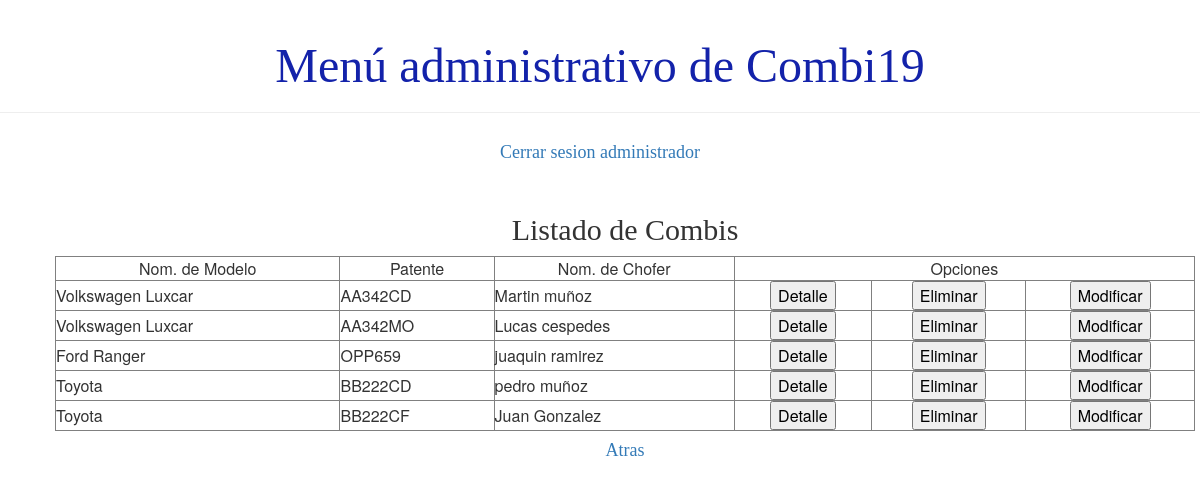
The page /usuario/listaCombi (signed in) on the database as committed earlier.
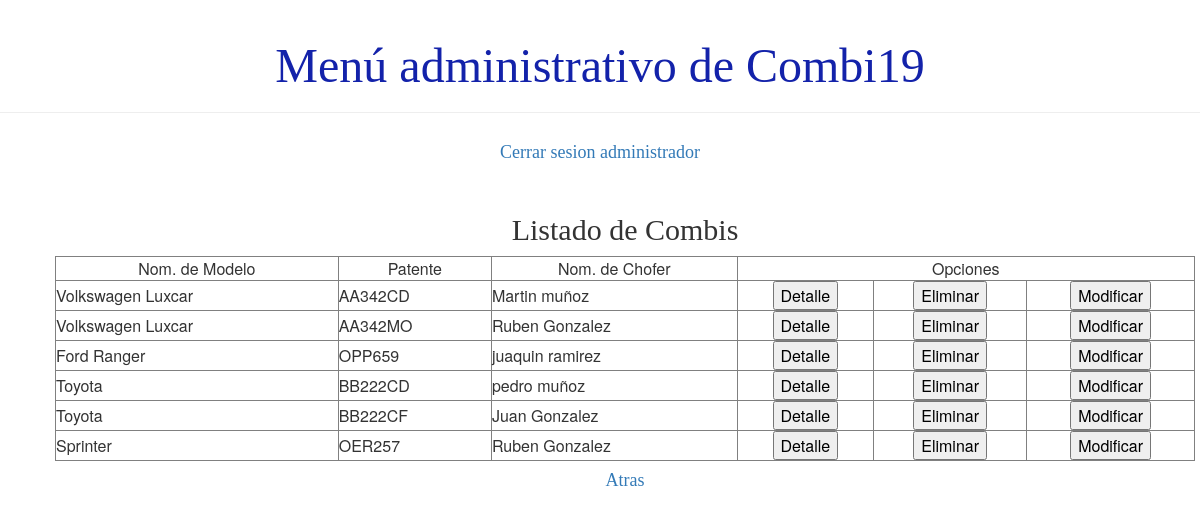
The same page on the database as committed later.
### demo1/models.py (models this page shows, shortened)
class Combi(models.Model):
    TIPOS_COMBI = (
        ('C', 'Cama'),
        ('S', 'Semicama'),
    )
    chofer = models.ForeignKey(Chofer, on_delete=models.CASCADE)
    patente = models.CharField(max_length=10)
    tipo = models.CharField(max_length=1, choices=TIPOS_COMBI)
    modelo = models.CharField(max_length=40)
    asientos = models.IntegerField()
    activo = models.BooleanField(default=True)

### demo1/views.py (the view)
# urls.py: path('usuario/listaCombi', views.listado_combi, name='listado_combi'),
def listado_combi(request):
    combis=filaDeCombi()
    page_obj,cantidad = listadoDePaginacion(combis, request)
    return render(request, 'demo1/listados/listado_combi.html', {'page_obj':page_obj, 'cantidad':cantidad, 'noSePuede':False})

### demo1/views.py (called while the page is built)
def listadoDePaginacion(lista, request):
    paginator= Paginator(lista, 10)
    cantidad=False if (paginator.count == 0) else True
    page_number = request.GET.get('page')
    return (paginator.get_page(page_number), cantidad)

def verificarSiCombiValido(id):
    viajes=Viaje.objects.filter(activo=True).values()
    for i in viajes:
        ruta=Ruta.objects.filter(id=i['ruta_id']).values()
        if ruta[0]['combi_id']==id:
            return False
    return True

def filaDeCombi():
    combis=Combi.objects.filter(activo=True).values()
    lista=[]
    for c in combis:
        chofer=Chofer.objects.filter(id=c['chofer_id']).values()
        n=verificarSiCombiValido(c['chofer_id'])
        d=User.objects.filter(id=chofer[0]['usuario_id']).values()
        dic={'modelo': c['modelo'], 'patente':c['patente'], 'chofer': d[0]['first_name']+' '+d[0]['last_name'], 'pk':c['id'], 'sePuede':n}
        lista.append(dic)
    return lista

### demo1/templates/demo1/listados/listado_combi.html (shortened to what this page needs)
{% extends 'demo1/base.html' %}
{% load static %}
{% block content %}
<div class="card">
    <h2>Listado de Combis</h2>
</div>
    <div class="card">
    <table class="tablalista" width=100% border="1">
        <tbody>
        {% if cantidad %}
            <tr>
                <td align="center">Nom. de Modelo</td>
                <td align="center">Patente</td>
                <td align="center">Nom. de Chofer</td>
                <td align="center" colspan="3">Opciones</td>
            </tr>
            {% for c in page_obj %}
                <tr>
                    <td>{{c.modelo}}</td>
                    <td>{{c.patente }}</td>
                    <td>{{c.chofer }}</td>
                    <td align="center">
                        <button><a href="{% url 'detalle_combi' pk=c.pk%}" style="text-decoration:none; color: black;">Detalle</a></button></td>
                    <td align="center">
                        <button onclick="confirmarEliminacion('{% url 'eliminar_combi' pk=c.pk%}', 'Esta seguro que desea eliminar la combi?' )" style="color: black;">Eliminar</button></td>
                    <td align="center">
                        <button><a href="{% url 'modificar_combi' pk=c.pk%}" style="text-decoration:none; color: black;">Modificar</a></button>
                    </td>
                </tr>
            {% endfor %}
        {% else %}
            <p>No se registro ninguna combi</p>
        {% endif %}
    </tbody>
    </table>
    </div>
<div class="card"><h4><a href="{% url 'principal' %}">Atras</a></h4></div>
{% endblock %}

Rows that differ between the two databases and show on the page:
added Combi: modelo "Sprinter", patente "OER257"
Other text that changed with them:
new list line: "Volkswagen Luxcar AA342MO"
new list line: "Ruben Gonzalez Detalle Eliminar Modificar"
list line gone: "Volkswagen Luxcar AA342MO"
list line gone: "Lucas cespedes Detalle Eliminar Modificar"
